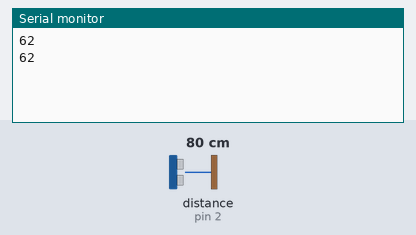
Bench run of a sketch on a simulated Arduino Uno, built with avr-gcc and run on an emulated ATmega328P. Parts: the last lines printed to the serial monitor. Wiring (inferred from the names in the program): ultrasonic range finder: trigger pin 3; echo pin 2. Inputs (shaded band) come from the test bench; at power-on: distance to the obstacle (sensor on pin 2) 80 cm. The echo pulse lasts 58.3 µs per cm.

Above: at 1.8 s.
1.9 s: distance to the obstacle (sensor on pin 2) set to 2 cm
At 2.8 s:
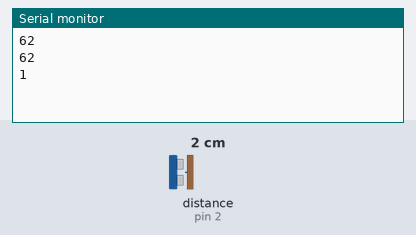
3.4 s: distance to the obstacle (sensor on pin 2) set to 4 cm
At 4.5 s:
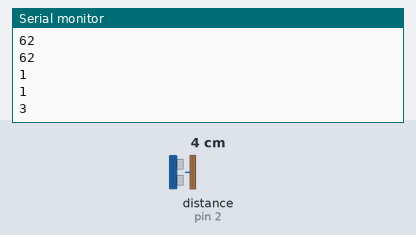
Timing chart, 0 to 6.4 s (numbered marks = the images above; inputs shaded):
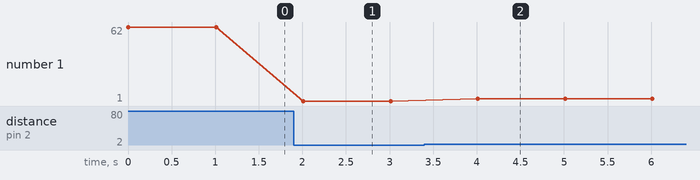

Measured:
- after the input at 1.9 s, the serial monitor: prints a new line after 0.11 s (image 1)
- after the input at 3.4 s, the serial monitor: prints a new line after 0.61 s (image 2)
- plotted number 1: 62 → 1 after the input at 1.9 s, 1 → 3 after the input at 3.4 s

The sketch:

sonarTest.pde
```cpp
// (licence header left out)
#define echoPin 2
#define trigPin 3

void setup(){
  Serial.begin(9600);
  pinMode(echoPin, INPUT);
  pinMode(trigPin, OUTPUT);
}

void loop(){
  digitalWrite(trigPin, LOW);
  delayMicroseconds(2);
  digitalWrite(trigPin, HIGH);
  delayMicroseconds(10);
  digitalWrite(trigPin, LOW);
  int distance = pulseIn(echoPin, HIGH);
  distance = distance/74;
  Serial.println(distance);
  delay(1000);
}
```
